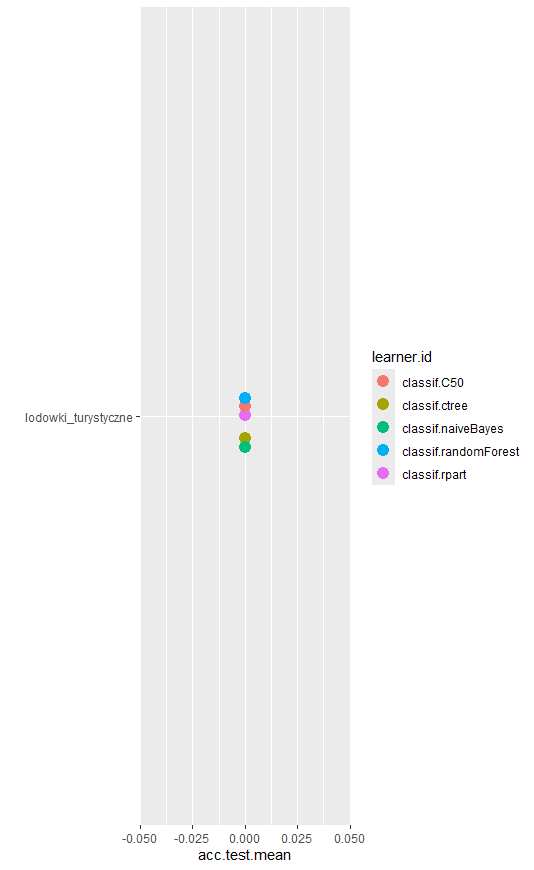

Generate this figure with R:
install.packages("randomForest")
install.packages("e1071")
install.packages("party")
install.packages("mlr")
install.packages("rFerns")

library(randomForest)
library(e1071)
library(party)
library(mlr)
library(rFerns)


setwd("C:/Users/klism/Documents/GitHub/APU/lab3/")
lodowki_turystyczne=read.csv("lodowki.csv")
lodowki_turystyczne <- lodowki_turystyczne [1:6]
lodowki_turystyczne$nazwa = factor(lodowki_turystyczne$nazwa)
lodowki_turystyczne$ocena_klientow = factor(lodowki_turystyczne$ocena_klientow)

summarizeColumns(lodowki_turystyczne)

rdesc = makeResampleDesc("CV", iters = 10)

task = makeClassifTask(id = deparse(substitute(lodowki_turystyczne)), lodowki_turystyczne, "ocena_klientow",
                       weights = NULL, blocking = NULL, coordinates = NULL,
                       positive = NA_character_, fixup.data = "warn", check.data = TRUE)
lrns <- makeLearners(c("rpart", "C50", "ctree", "naiveBayes", "randomForest"), type = "classif")


bmr <- benchmark(learners = lrns, tasks = task, rdesc, models = TRUE, measures = list(acc, ber))
p = getBMRPredictions(bmr)
plotBMRSummary(bmr)
